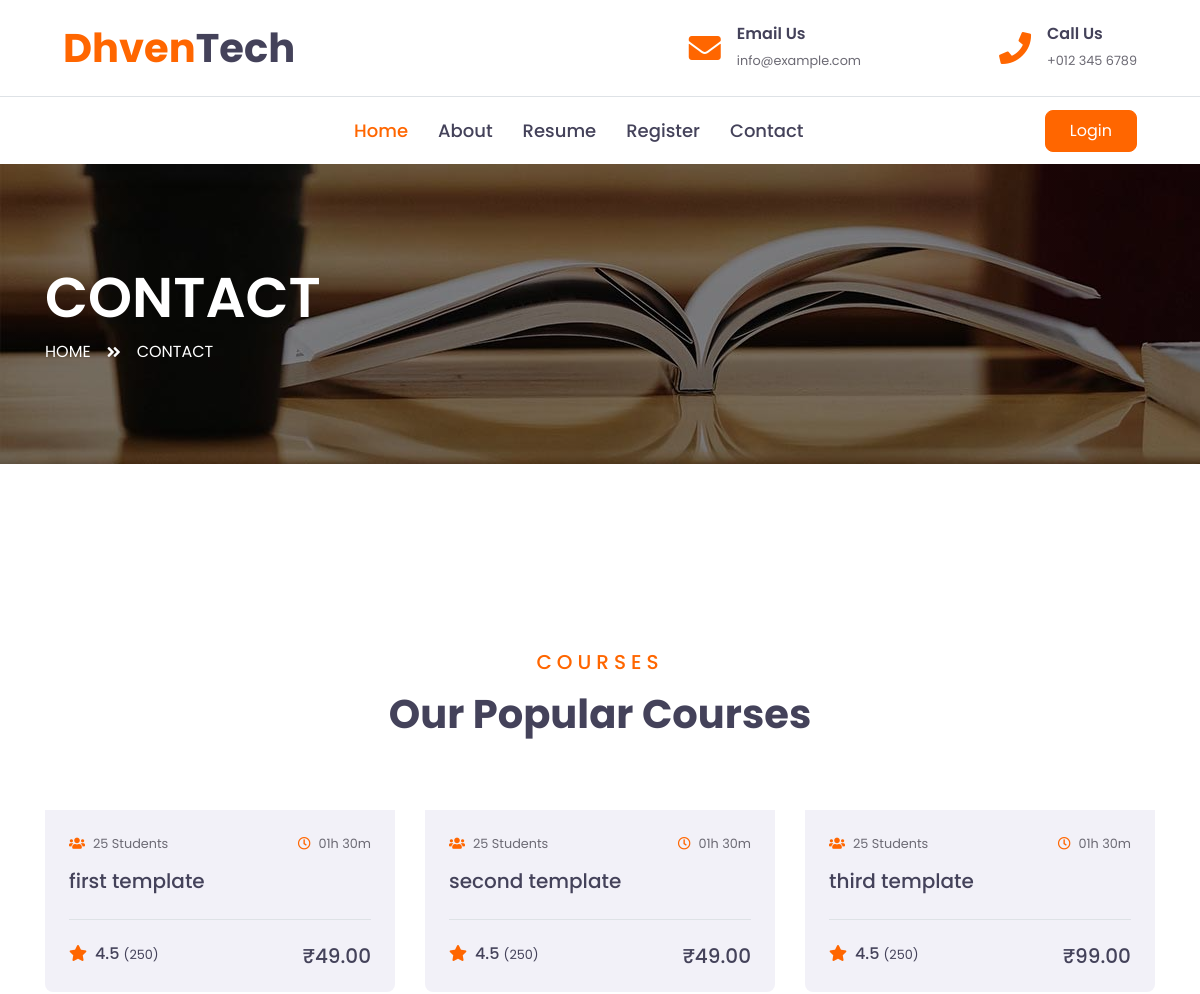
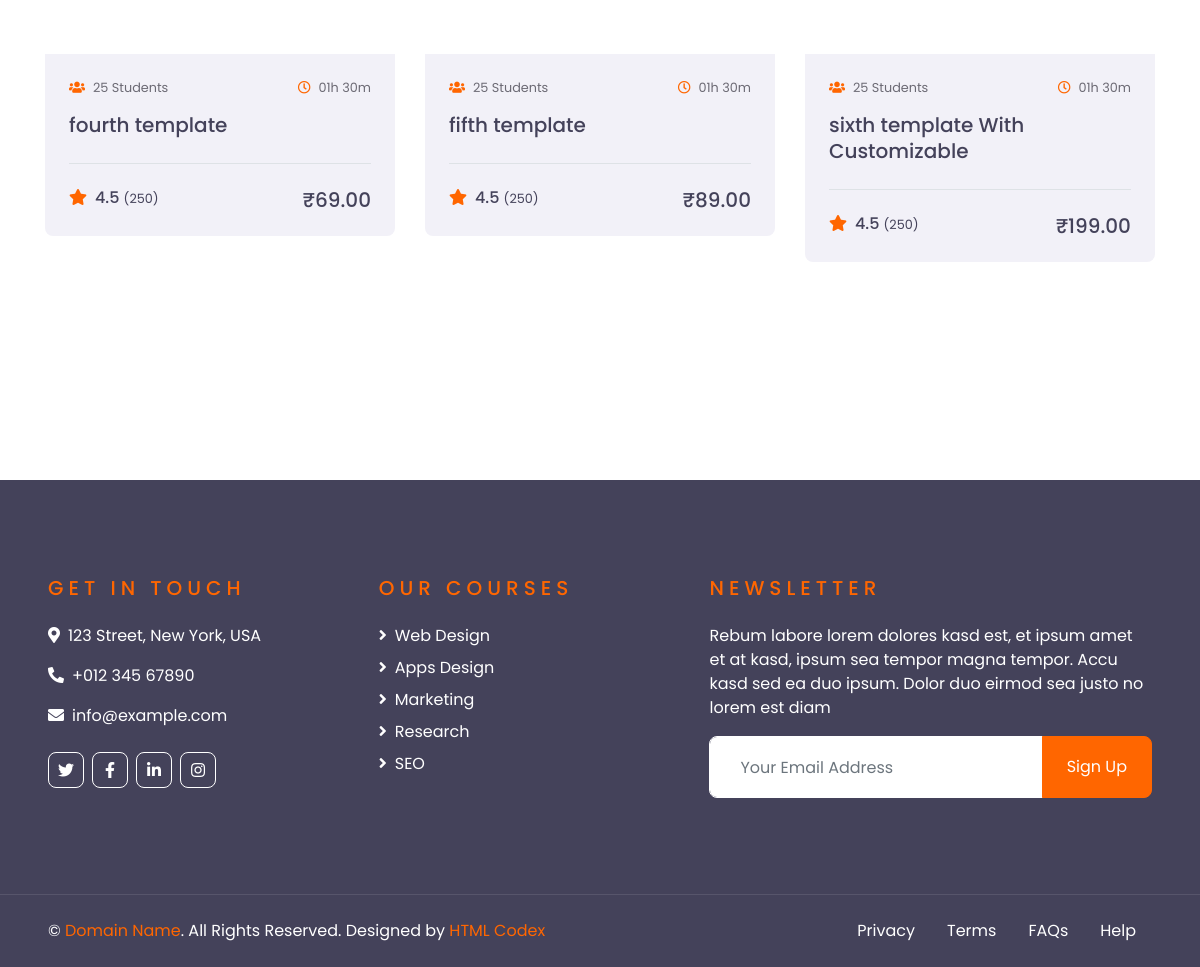
/resumes/course/, run on the app's committed database (2 pictures, top to bottom).
### resumes/models.py (models this page shows, shortened)
class ResumeTemplate(models.Model):
    name = models.CharField(max_length=100)
    description = models.TextField()
    preview_image = models.ImageField(upload_to='templates/', blank=True, null=True)
    price = models.DecimalField(max_digits=10, decimal_places=2, default=0.00)  # New price field

### resumes/views.py (the view)
# urls.py: path('course/', views.select_template, name='select_template'),
def select_template(request):
    templates = ResumeTemplate.objects.filter(id__in=[1, 2,3,4,5,6])
    return render(request, 'resume/course.html', {'templates': templates})

### resumes/templates/resume/course.html (shortened to what this page needs)
{% extends "resume/base.html" %}
{% block content %}
 <div class="container-fluid page-header" style="margin-bottom: 90px;">
    <div class="container">
        <div class="d-flex flex-column justify-content-center" style="min-height: 300px">
            <h3 class="display-4 text-white text-uppercase">Contact</h3>
            <div class="d-inline-flex text-white">
                <p class="m-0 text-uppercase"><a class="text-white" href="">Home</a></p>
                <i class="fa fa-angle-double-right pt-1 px-3"></i>
                <p class="m-0 text-uppercase">Contact</p>
            </div>
        </div>
    </div>
</div>
<div class="container-fluid py-5">
    <div class="container py-5">
        <div class="text-center mb-5">
            <h5 class="text-primary text-uppercase mb-3" style="letter-spacing: 5px;">Courses</h5>
            <h1>Our Popular Courses</h1>
        </div>
        <div class="row">
            {% for template in templates %}
            <div class="col-lg-4 col-md-6 mb-4">
                <div class="rounded overflow-hidden mb-2">
                    <div class="bg-secondary p-4">
                        <div class="d-flex justify-content-between mb-3">
                            <small class="m-0"><i class="fa fa-users text-primary mr-2"></i>25 Students</small>
                            <small class="m-0"><i class="far fa-clock text-primary mr-2"></i>01h 30m</small>
                        </div>
                        <a class="h5" href="{% url 'edit_resume' template.id %}">{{ template.name }}</a>
                        <div class="border-top mt-4 pt-4">
                            <div class="d-flex justify-content-between">
                                <h6 class="m-0"><i class="fa fa-star text-primary mr-2"></i>4.5 <small>(250)</small></h6>
                                <h5 class="m-0">₹{{ template.price }}</h5>
                            </div>
                        </div>
                    </div>
                </div>
            </div>
            {% endfor %}
        </div>
    </div>
</div>
{% endblock %}

### resumes/templates/resume/base.html (shortened to what this page needs)
{% load static %}
<!DOCTYPE html>
<html lang="en">
<head>
    <link href="https://cdnjs.cloudflare.com/ajax/libs/font-awesome/5.10.0/css/all.min.css" rel="stylesheet">
    <link href="{% static 'lib/owlcarousel/assets/owl.carousel.min.css' %}" rel="stylesheet">
    <link href="{% static 'css/style.css' %}" rel="stylesheet">
</head>
<body>
    <div class="container-fluid d-none d-lg-block">
        <div class="row align-items-center py-4 px-xl-5">
            <div class="col-lg-3">
                <a href="{% url 'home' %}" class="text-decoration-none">
                    <h1 class="m-0"><span class="text-primary">Dhven</span>Tech</h1>
                </a>
            </div>
            <div class="col-lg-3 text-right">
                <div class="d-inline-flex align-items-center">
                    <i class="fa fa-2x fa-envelope text-primary mr-3"></i>
                    <div class="text-left">
                        <h6 class="font-weight-semi-bold mb-1">Email Us</h6>
                        <small>info@example.com</small>
                    </div>
                </div>
            </div>
            <div class="col-lg-3 text-right">
                <div class="d-inline-flex align-items-center">
                    <i class="fa fa-2x fa-phone text-primary mr-3"></i>
                    <div class="text-left">
                        <h6 class="font-weight-semi-bold mb-1">Call Us</h6>
                        <small>+012 345 6789</small>
                    </div>
                </div>
            </div>
        </div>
    </div>
    <div class="container-fluid">
        <div class="row border-top px-xl-5">
            <div class="col-lg-3 d-none d-lg-block">
            </div>
            <div class="col-lg-9">
                <nav class="navbar navbar-expand-lg bg-light navbar-light py-3 py-lg-0 px-0">
                    <div class="collapse navbar-collapse justify-content-between" id="navbarCollapse">
                        <div class="navbar-nav py-0">
                            <a href="{% url 'home' %}" class="nav-item nav-link active">Home</a>
                            <a href="{% url 'about' %}" class="nav-item nav-link">About</a>
                            <a href="{% url 'select_template' %}" class="nav-item nav-link">Resume</a>
                            {% if user.is_authenticated %}
                            <a href="{% url 'my_account' %}" class="nav-item nav-link">My Account</a>
                            {% else %}
                            <a href="{% url 'register' %}" class="nav-item nav-link">Register</a>
                            {% endif %}
                            <a href="{% url 'contact' %}" class="nav-item nav-link">Contact</a>
                        </div>
                        {% if user.is_authenticated %}
                        <a class="btn btn-primary py-2 px-4 ml-auto d-none d-lg-block" href="{% url 'logout' %}">Logout</a>
                        {% else %}
                        <a class="btn btn-primary py-2 px-4 ml-auto d-none d-lg-block" href="{% url 'login' %}">Login</a>
                        {% endif %}
                    </div>
                </nav>
            </div>
        </div>
    </div>
    <main>
        {% block content %}
         {% endblock %}
    </main>
    <div class="container-fluid bg-dark text-white py-5 px-sm-3 px-lg-5" style="margin-top: 90px;">
        <div class="row pt-5">
            <div class="col-lg-7 col-md-12">
                <div class="row">
                    <div class="col-md-6 mb-5">
                        <h5 class="text-primary text-uppercase mb-4" style="letter-spacing: 5px;">Get In Touch</h5>
                        <p><i class="fa fa-map-marker-alt mr-2"></i>123 Street, New York, USA</p>
                        <p><i class="fa fa-phone-alt mr-2"></i>+012 345 67890</p>
                        <p><i class="fa fa-envelope mr-2"></i>info@example.com</p>
                        <div class="d-flex justify-content-start mt-4">
                            <a class="btn btn-outline-light btn-square mr-2" href="#"><i class="fab fa-twitter"></i></a>
                            <a class="btn btn-outline-light btn-square mr-2" href="#"><i class="fab fa-facebook-f"></i></a>
                            <a class="btn btn-outline-light btn-square mr-2" href="#"><i class="fab fa-linkedin-in"></i></a>
                            <a class="btn btn-outline-light btn-square" href="#"><i class="fab fa-instagram"></i></a>
                        </div>
                    </div>
                    <div class="col-md-6 mb-5">
                        <h5 class="text-primary text-uppercase mb-4" style="letter-spacing: 5px;">Our Courses</h5>
                        <div class="d-flex flex-column justify-content-start">
                            <a class="text-white mb-2" href="#"><i class="fa fa-angle-right mr-2"></i>Web Design</a>
                            <a class="text-white mb-2" href="#"><i class="fa fa-angle-right mr-2"></i>Apps Design</a>
                            <a class="text-white mb-2" href="#"><i class="fa fa-angle-right mr-2"></i>Marketing</a>
                            <a class="text-white mb-2" href="#"><i class="fa fa-angle-right mr-2"></i>Research</a>
                            <a class="text-white" href="#"><i class="fa fa-angle-right mr-2"></i>SEO</a>
                        </div>
                    </div>
                </div>
            </div>
            <div class="col-lg-5 col-md-12 mb-5">
                <h5 class="text-primary text-uppercase mb-4" style="letter-spacing: 5px;">Newsletter</h5>
                <p>Rebum labore lorem dolores kasd est, et ipsum amet et at kasd, ipsum sea tempor magna tempor. Accu kasd sed ea duo ipsum. Dolor duo eirmod sea justo no lorem est diam</p>
                <div class="w-100">
                    <div class="input-group">
                        <input type="text" class="form-control border-light" style="padding: 30px;" placeholder="Your Email Address">
                        <div class="input-group-append">
                            <button class="btn btn-primary px-4">Sign Up</button>
                        </div>
                    </div>
                </div>
            </div>
        </div>
    </div>
    <div class="container-fluid bg-dark text-white border-top py-4 px-sm-3 px-md-5" style="border-color: rgba(256, 256, 256, .1) !important;">
        <div class="row">
            <div class="col-lg-6 text-center text-md-left mb-3 mb-md-0">
                <p class="m-0 text-white">&copy; <a href="#">Domain Name</a>. All Rights Reserved. Designed by <a href="https://htmlcodex.com">HTML Codex</a>
                </p>
            </div>
            <div class="col-lg-6 text-center text-md-right">
                <ul class="nav d-inline-flex">
                    <li class="nav-item">
                        <a class="nav-link text-white py-0" href="#">Privacy</a>
                    </li>
                    <li class="nav-item">
                        <a class="nav-link text-white py-0" href="#">Terms</a>
                    </li>
                    <li class="nav-item">
                        <a class="nav-link text-white py-0" href="#">FAQs</a>
                    </li>
                    <li class="nav-item">
                        <a class="nav-link text-white py-0" href="#">Help</a>
                    </li>
                </ul>
            </div>
        </div>
    </div>
</body>
</html>

### data on the page
ResumeTemplate: name "first template", price "49.00"
ResumeTemplate: name "second template", price "49.00"
ResumeTemplate: name "third template", price "99.00"
ResumeTemplate: name "fourth template", price "69.00"
ResumeTemplate: name "fifth template", price "89.00"
ResumeTemplate: name "sixth template With Customizable", price "199.00"
